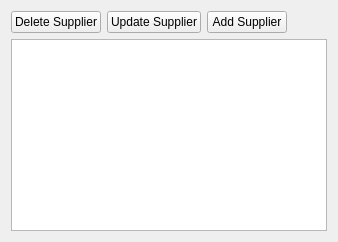
          <widget class="QWidget" name="SuppliersTab">
           <attribute name="title">
            <string>Suppliers</string>
           </attribute>
           <layout class="QVBoxLayout" name="verticalLayout_7">
            <item>
             <layout class="QHBoxLayout" name="horizontalLayout_8">
              <item>
               <widget class="QPushButton" name="deletesupplierButton">
                <property name="text">
                 <string>Delete Supplier</string>
                </property>
               </widget>
              </item>
              <item>
               <widget class="QPushButton" name="updateSupplierButton">
                <property name="text">
                 <string>Update Supplier</string>
                </property>
               </widget>
              </item>
              <item>
               <widget class="QPushButton" name="addSupplierButton">
                <property name="text">
                 <string>Add Supplier</string>
                </property>
               </widget>
              </item>
              <item>
               <spacer name="horizontalSpacer_8">
                <property name="orientation">
                 <enum>Qt::Horizontal</enum>
                </property>
                <property name="sizeHint" stdset="0">
                 <size>
                  <width>40</width>
                  <height>20</height>
                 </size>
                </property>
               </spacer>
              </item>
             </layout>
            </item>
            <item>
             <widget class="QTableView" name="supplierTableView"/>
            </item>
           </layout>
          </widget>
